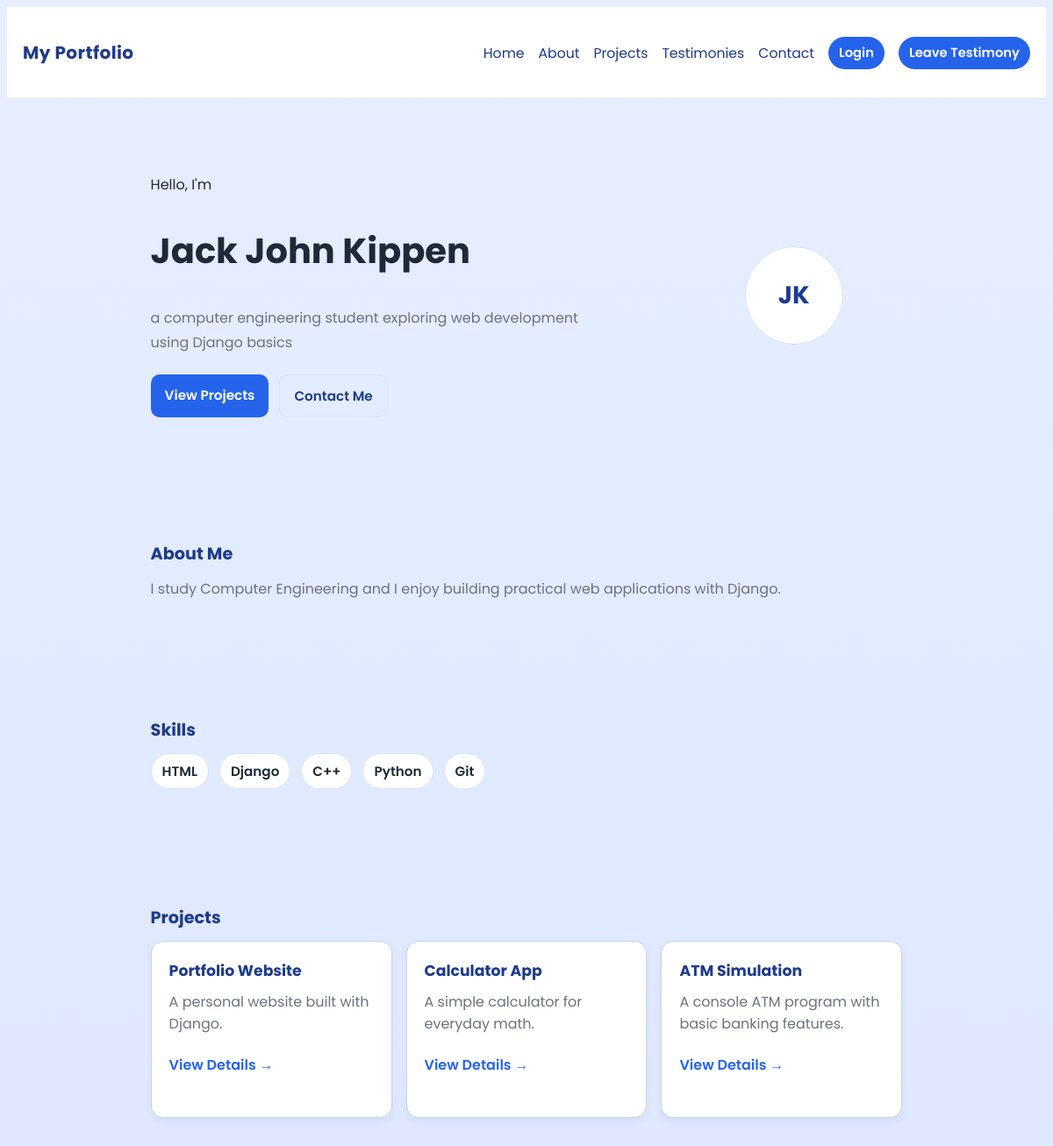
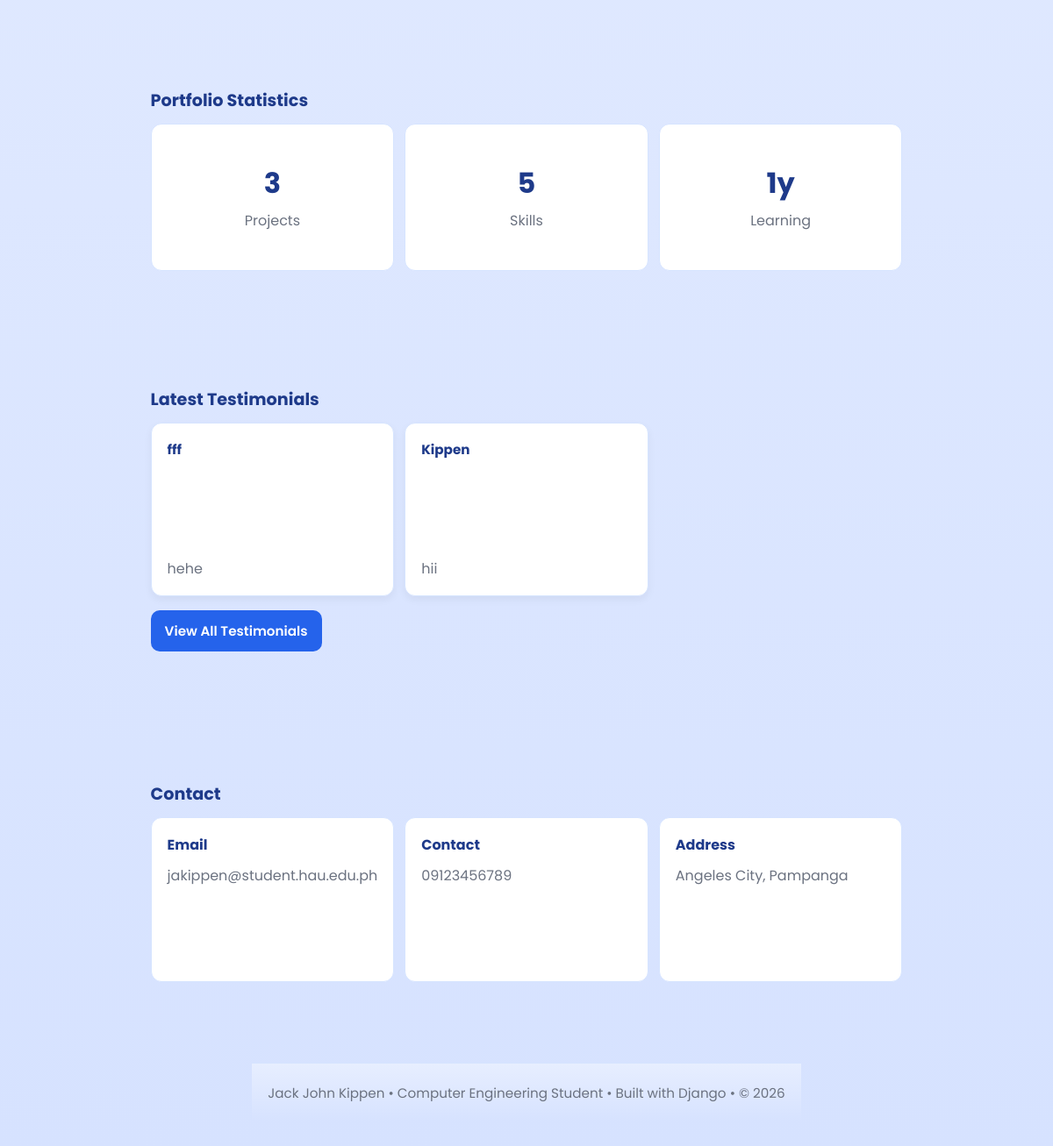
Before: / with the older database file (2 pictures, top to bottom).
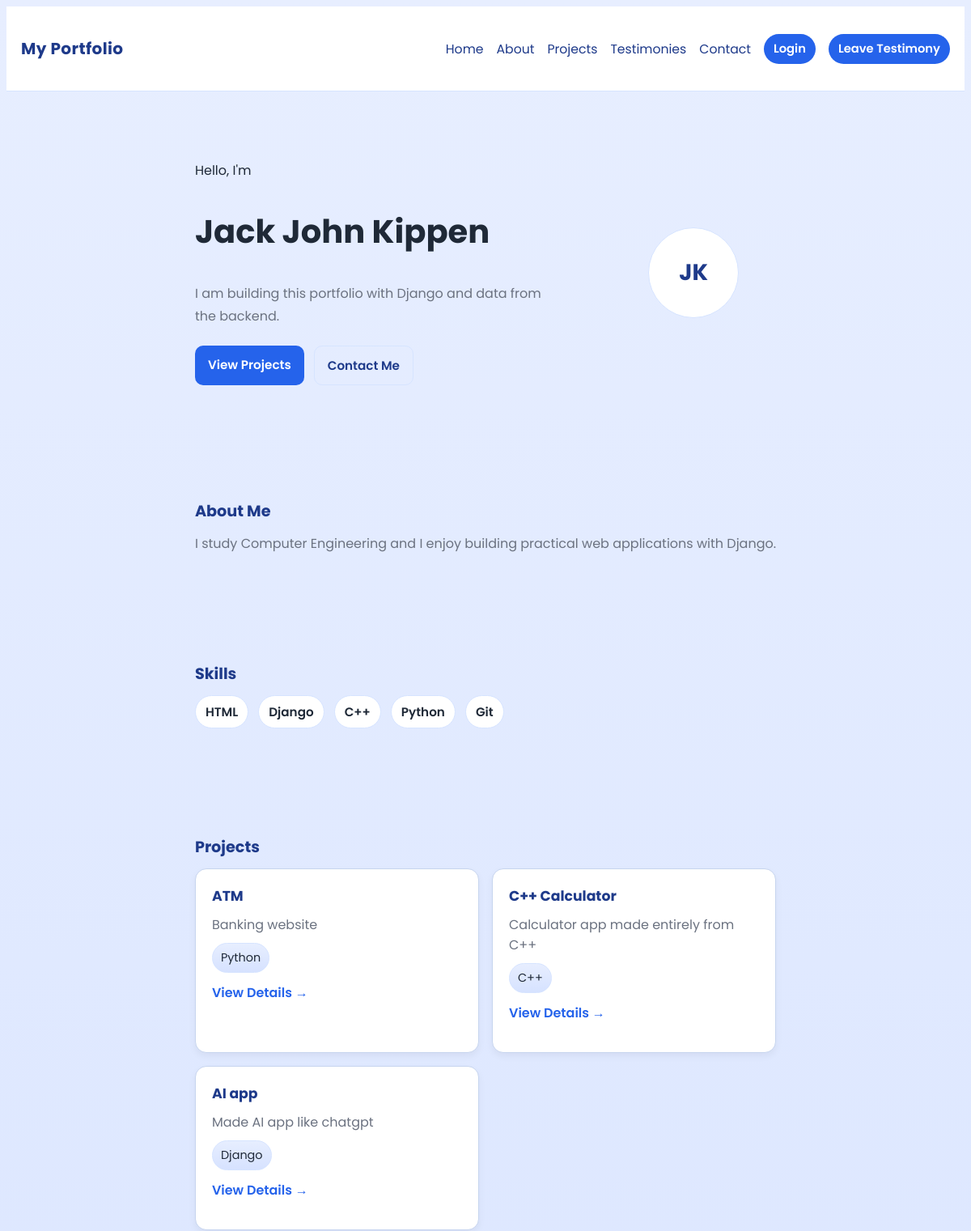
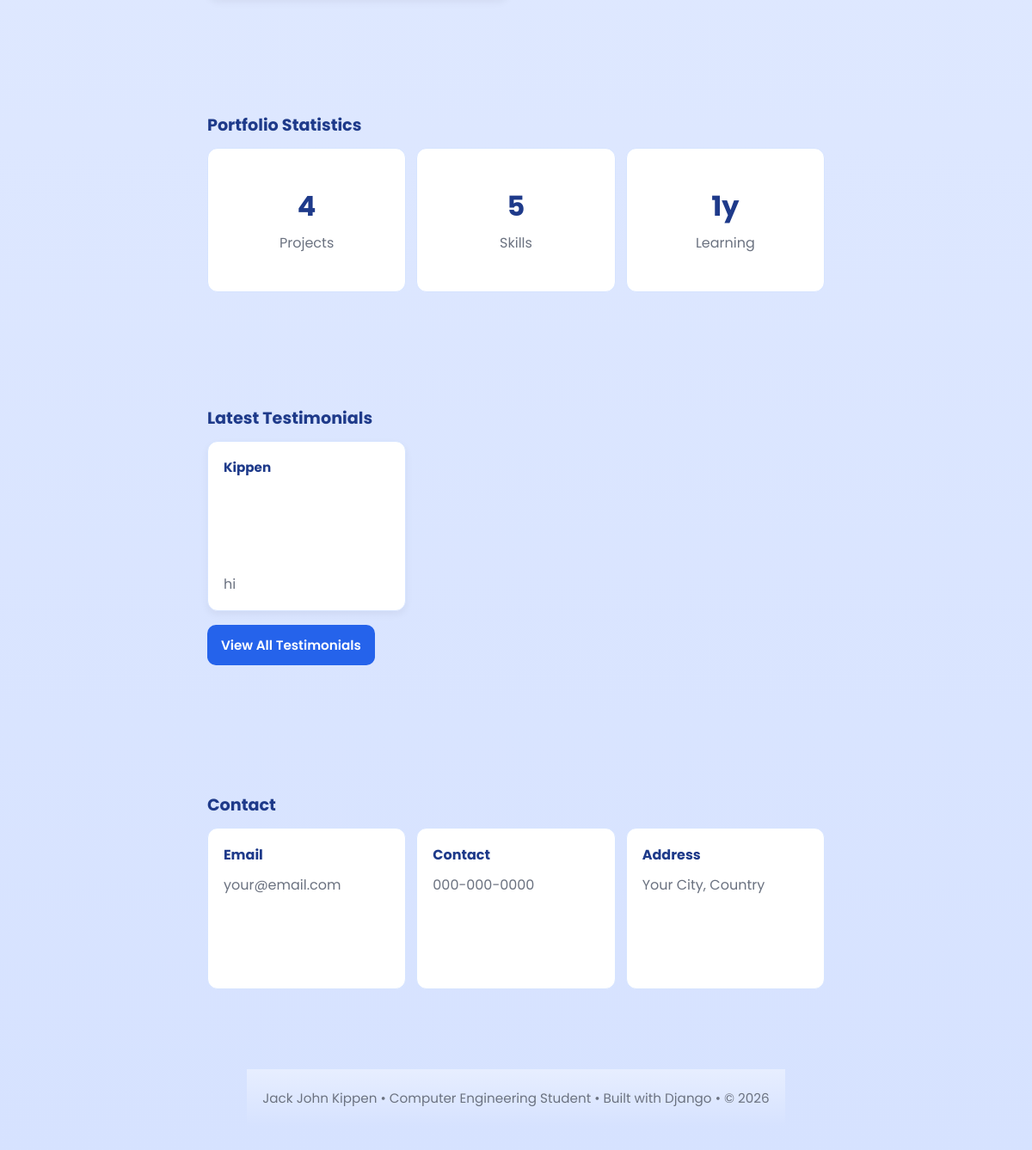
After: the same page with the newer database file (2 pictures, top to bottom).
### quiz1/models.py (models this page shows, shortened)
class PersonalInformation(models.Model):
    first_name = models.CharField(max_length=100)
    middle_name = models.CharField(max_length=100, blank=True)
    last_name = models.CharField(max_length=100)
    summary = models.TextField()
    contact_number = models.CharField(max_length=20)
    email = models.EmailField()
    address = models.CharField(max_length=255)

class Project(models.Model):
    project_name = models.CharField(max_length=200)
    description = models.TextField()
    tech_stacks = models.ManyToManyField(TechStack, related_name='projects', blank=True)
    link = models.URLField()

class Testimony(models.Model):
    full_name = models.CharField(max_length=200)
    content = models.TextField()
    created_at = models.DateTimeField(auto_now_add=True)

class TechStack(models.Model):
    name = models.CharField(max_length=100, unique=True)
    created_at = models.DateTimeField(auto_now_add=True)
    class Meta:
        ordering = ['name']

### quiz1/views.py (the view)
# urls.py: path('', views.home, name='home'),
def home(request):
    profile = PersonalInformation.objects.first()
    featured_projects = Project.objects.prefetch_related('tech_stacks').all()[:3]
    latest_testimonies = Testimony.objects.order_by('-created_at')[:3]
    projects_count = Project.objects.count()
    skills = ['HTML', 'Django', 'C++', 'Python', 'Git']
    years_learning = 1
    featured_projects_with_techs = []
    for project in featured_projects:
        featured_projects_with_techs.append({
            'project': project,
            'techs': [tech.name for tech in project.tech_stacks.all()],
        })
    return render(request, 'home.html', {
        'personal_info': profile,
        'featured_projects': featured_projects_with_techs,
        'latest_testimonies': latest_testimonies,
        'projects_count': projects_count,
        'skills': skills,
        'skills_count': len(skills),
        'years_learning': years_learning,
    })

### templates/home.html (shortened to what this page needs)
{% extends 'base.html' %}
{% block content %}
<section class="hero">
  <div style="display:flex;align-items:center;justify-content:space-between;gap:24px;">
    <div class="hero-left">
      <div class="eyebrow">Hello, I'm</div>
      <h1 style="font-size:40px;">{% if personal_info %}{{ personal_info.first_name }} {{ personal_info.middle_name }} {{ personal_info.last_name }}{% else %}Jack John Kippen{% endif %}</h1>
      <p class="lead">{% if personal_info %}{{ personal_info.summary }}{% else %}I am building this portfolio with Django and data from the backend.{% endif %}</p>
      <div class="hero-cta">
        <a class="btn btn-primary" href="{% url 'projects' %}">View Projects</a>
        <a class="btn" style="border:1px solid var(--borders);color:var(--primary);background:transparent;" href="{% url 'contact' %}">Contact Me</a>
      </div>
    </div>
    <div style="flex:0 0 110px;display:flex;align-items:center;justify-content:center;">
      <div style="width:110px;height:110px;border-radius:999px;background:var(--card);border:1px solid var(--borders);display:flex;align-items:center;justify-content:center;font-weight:700;color:var(--primary);font-size:28px;">JK</div>
    </div>
  </div>
</section>
<section class="section">
  <h2>About Me</h2>
  <p class="lead">I study Computer Engineering and I enjoy building practical web applications with Django.</p>
</section>
<section class="section">
  <h2>Skills</h2>
  <div class="skills">
    {% for s in skills %}
      <div class="skill">{{ s }}</div>
    {% endfor %}
  </div>
</section>
<section class="section">
  <h2>Projects</h2>
  <div class="project-grid" style="margin-top:12px;">
    {% for item in featured_projects %}
      <div class="project-card">
        <strong>{{ item.project.project_name }}</strong>
        <p style="color:var(--text-secondary);margin:6px 0 10px;">{{ item.project.description|truncatechars:120 }}</p>
        <div style="display:flex;gap:8px;flex-wrap:wrap;margin-top:8px;">
          {% for tech in item.techs %}
            <span style="background:var(--bg);border:1px solid var(--borders);padding:7px 10px;border-radius:999px;font-size:0.9rem;color:var(--text-main);">{{ tech }}</span>
          {% endfor %}
        </div>
        <p style="margin-top:12px;"><a href="{% url 'project_detail' item.project.pk %}" style="color:var(--button);font-weight:600;text-decoration:none;">View Details →</a></p>
      </div>
    {% empty %}
      <div class="card">
        <strong>No projects added yet</strong>
        <p style="color:#666;margin:6px 0 0;">Add projects through Django admin to populate this section.</p>
      </div>
    {% endfor %}
  </div>
</section>
<section class="section">
  <h2>Portfolio Statistics</h2>
  <div class="stats" style="margin-top:10px;">
    <div class="stat"><strong>{{ projects_count }}</strong><span style="color:var(--text-secondary);">Projects</span></div>
    <div class="stat"><strong>{{ skills_count }}</strong><span style="color:var(--text-secondary);">Skills</span></div>
    <div class="stat"><strong>{{ years_learning }}y</strong><span style="color:var(--text-secondary);">Learning</span></div>
  </div>
</section>
<section class="section">
  <h2>Latest Testimonials</h2>
  <div class="test-preview" style="margin-top:10px;">
    {% for t in latest_testimonies %}
      <div class="test-card">
        <strong style="font-size:0.95rem;color:var(--primary);">{{ t.full_name }}</strong>
        <p style="color:var(--text-secondary);margin:6px 0 0;">{{ t.content|truncatechars:140 }}</p>
      </div>
    {% empty %}
      <div class="test-card">No testimonies yet.</div>
    {% endfor %}
  </div>
  <p style="margin-top:16px;"><a class="btn btn-primary" href="{% url 'testimony_list' %}">View All Testimonials</a></p>
</section>
<section class="section">
  <h2>Contact</h2>
  <div class="contact-cards" style="margin-top:10px;">
    <div class="contact-card">
      <strong style="color:var(--primary);">Email</strong>
      <p style="color:var(--text-secondary);margin:10px 0 0;line-height:1.6;">{% if personal_info %}{{ personal_info.email }}{% else %}your@email.com{% endif %}</p>
    </div>
    <div class="contact-card">
      <strong style="color:var(--primary);">Contact</strong>
      <p style="color:var(--text-secondary);margin:10px 0 0;line-height:1.6;">{% if personal_info %}{{ personal_info.contact_number }}{% else %}000-000-0000{% endif %}</p>
    </div>
    <div class="contact-card">
      <strong style="color:var(--primary);">Address</strong>
      <p style="color:var(--text-secondary);margin:10px 0 0;line-height:1.6;">{% if personal_info %}{{ personal_info.address }}{% else %}Your City, Country{% endif %}</p>
    </div>
  </div>
</section>
{% endblock %}

### templates/base.html (shortened to what this page needs)
<!doctype html>
<html lang="en">
<head>
</head>
<body style="display:flex;flex-direction:column;min-height:100vh;background:var(--bg);color:var(--text-main);">
    <header style="position:sticky;top:0;z-index:1000;background:var(--nav);border-bottom:1px solid var(--borders);">
        <nav style="max-width:1200px;margin:0 auto;display:flex;justify-content:space-between;align-items:center;gap:16px;padding:16px 18px;min-height:72px;">
            <a href="{% url 'home' %}" style="font-weight:700;color:var(--primary);font-size:1.25rem;letter-spacing:0.02em;text-decoration:none;">My Portfolio</a>
            <div style="display:flex;align-items:center;gap:16px;flex-wrap:wrap;">
                <a href="{% url 'home' %}" style="color:var(--primary);font-size:0.98rem;text-decoration:none;">Home</a>
                <a href="{% url 'about' %}" style="color:var(--primary);font-size:0.98rem;text-decoration:none;">About</a>
                <a href="{% url 'projects' %}" style="color:var(--primary);font-size:0.98rem;text-decoration:none;">Projects</a>
                <a href="{% url 'testimony_list' %}" style="color:var(--primary);font-size:0.98rem;text-decoration:none;">Testimonies</a>
                <a href="{% url 'contact' %}" style="color:var(--primary);font-size:0.98rem;text-decoration:none;">Contact</a>
                {% if user.is_authenticated %}
                    {% if user.is_superuser %}
                        <a href="{% url 'dashboard' %}" style="color:var(--primary);font-size:0.98rem;text-decoration:none;">Dashboard</a>
                    {% endif %}
                    <a href="{% url 'logout' %}" style="padding:8px 12px;border-radius:999px;background:var(--button);color:#fff;text-decoration:none;font-weight:600;font-size:0.92rem;">Logout</a>
                {% else %}
                    <a href="{% url 'login' %}" style="padding:8px 12px;border-radius:999px;background:var(--button);color:#fff;text-decoration:none;font-weight:600;font-size:0.92rem;">Login</a>
                {% endif %}
                <a href="{% url 'testimony_create' %}" style="padding:8px 12px;border-radius:999px;background:var(--button);color:#fff;text-decoration:none;font-weight:600;font-size:0.92rem;">Leave Testimony</a>
            </div>
        </nav>
    </header>
    <main style="max-width:1150px;margin:32px auto;padding:0 18px;flex:1;">
        {% block content %}{% endblock %}
    </main>
    <footer style="max-width:1150px;margin:24px auto;padding:22px 18px;color:var(--text-secondary);font-size:0.95rem;background:var(--bg);border-top:1px solid var(--borders);">
        <p style="margin:0;text-align:center;">Jack John Kippen • Computer Engineering Student • Built with Django • © 2026</p>
    </footer>
</body>
</html>

### templates/base.html (style rules this page uses)
:root { --bg: linear-gradient(180deg, #e7eeff 0%, #d6e2ff 100%); --card: #FFFFFF; --nav: #FFFFFF; --primary: #1E3A8A; --button: #2563EB; --button-hover: #1D4ED8; --text-main: #1F2937; --text-secondary: #6B7280; --borders: #D6E4FF; }
body { font-family: 'Poppins', Arial, sans-serif; color:var(--text-main); background:var(--bg); }
main { padding:28px 0; }
.section { padding:36px 0; }
.btn { display:inline-block; padding:12px 16px; border-radius:10px; text-decoration:none; font-weight:600; font-size:0.95rem; }
.btn-primary { background:var(--button); color:#fff; }
header nav a { text-decoration:none; }

### templates/home.html (style rules this page uses)
body { background:var(--bg); color:var(--text-main); font-family: 'Poppins', Arial, sans-serif; }
.hero { display:flex; gap:32px; align-items:center; justify-content:space-between; margin-top:8px; padding:24px 0; min-height:320px; }
.hero-left { max-width:64%; }
p.lead { color:var(--text-secondary); max-width:72ch; font-size:1rem; line-height:1.75; margin:0; }
.hero-cta { display:flex; gap:12px; margin-top:22px; }
.section { margin-top:44px; }
.section h2 { font-size:1.2rem; color:var(--primary); margin-bottom:12px; }
.skills { display:flex; gap:12px; flex-wrap:wrap; }
.skill { background:var(--card); border:1px solid var(--borders); padding:8px 12px; border-radius:999px; color:var(--text-main); font-weight:600; font-size:0.95rem; }
.stats { display:grid; grid-template-columns:repeat(3,1fr); gap:12px; }
.stat { background:var(--card); border:1px solid var(--borders); padding:18px; border-radius:12px; text-align:center; display:flex; flex-direction:column; justify-content:center; align-items:center; min-height:130px; }
.stat strong { display:block; font-size:2rem; color:var(--primary); margin-bottom:6px; }
.project-grid { display:grid; gap:16px; grid-template-columns:repeat(auto-fit, minmax(260px,1fr)); width:100%; }
.project-card { border:1px solid var(--borders); outline:1px solid rgba(31,41,55,0.08); outline-offset:-1px; padding:20px; border-radius:14px; background:var(--card); min-height:160px; box-shadow:0 4px 10px rgba(0,0,0,0.05); transition:transform 120ms ease, border-color 120ms ease; }
.project-card strong { display:block; font-size:1.08rem; margin-bottom:10px; color:var(--primary); }
.test-preview { display:grid; grid-template-columns:repeat(3,1fr); gap:12px; }
.test-card { border:1px solid var(--borders); padding:18px; border-radius:12px; background:var(--card); min-height:160px; display:flex; flex-direction:column; justify-content:space-between; box-shadow:0 4px 10px rgba(0,0,0,0.05); }
.test-card strong { font-weight:700; display:block; margin-bottom:10px; }
.contact-cards { display:grid; grid-template-columns:repeat(3,1fr); gap:12px; }
.contact-card { border:1px solid var(--borders); padding:18px; border-radius:12px; background:var(--card); min-height:150px; display:flex; flex-direction:column; justify-content:flex-start; }

Changed rows visible on the page:
removed PersonalInformation: first_name "Jack", middle_name "John", last_name "Kippen", summary "a computer engineering student exploring web development using Django basics", email "jakippen@student.hau.edu.ph", contact_number "09123456789", address "Angeles City, Pampanga"
removed Testimony: full_name "fff", content "hehe"
changed Project: project.project_name "Portfolio Website" → "ATM"; project.description "A personal website built with Django." → "Banking website"
added TechStack: techs "Python"
changed Project: project.project_name "Calculator App" → "C++ Calculator"; project.description "A simple calculator for everyday math." → "Calculator app made entirely from C++"
added TechStack: techs "C++"
changed Project: project.project_name "ATM Simulation" → "AI app"; project.description "A console ATM program with basic banking features." → "Made AI app like chatgpt"
added TechStack: techs "Django"
changed Testimony "Kippen": content "hii" → "hi"
Other visible differences:
{{ projects_count }}: "3" → "4"
text now shown: "Jack John Kippen I am building this portfolio with Django and data from the backend. your@email.com 000-000-0000 Your City, Country"
